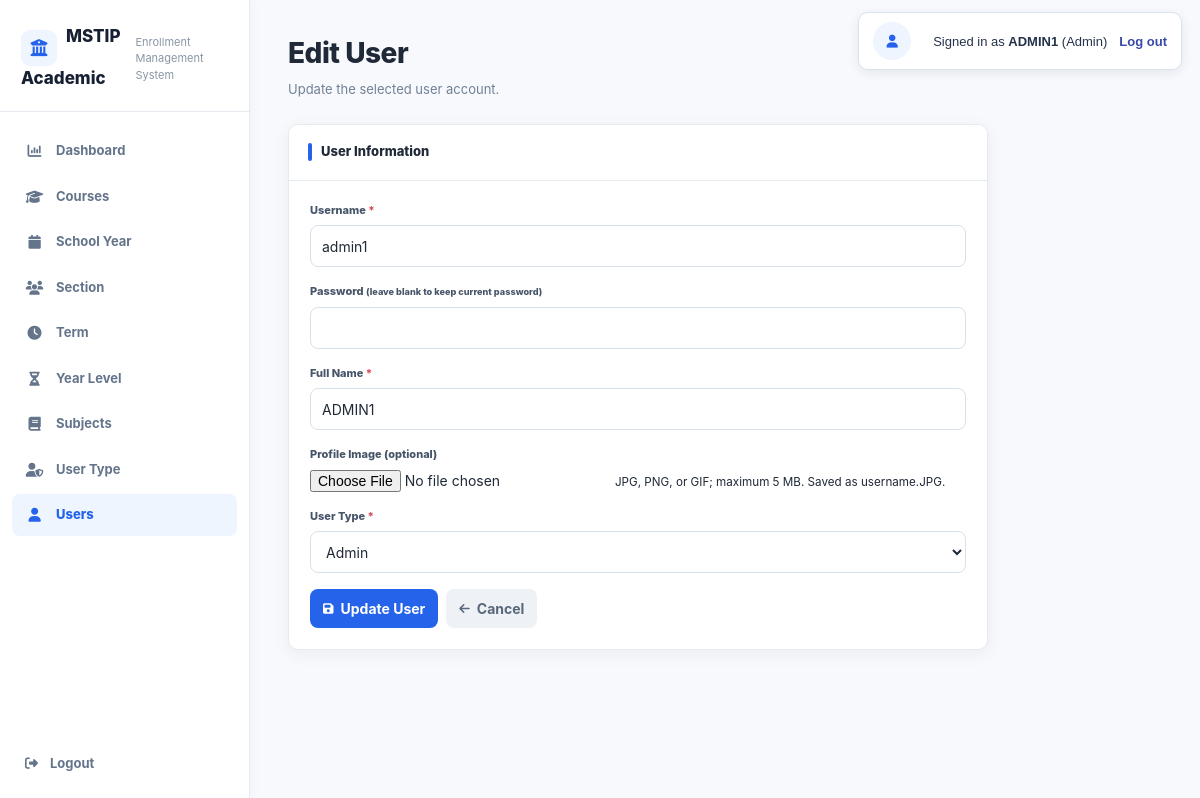
/users_edit.php?id=1 (signed in), run on the app's committed database.
### tables this page shows
CREATE TABLE `tbl_users` (
  `ID` int(11) NOT NULL,
  `username` varchar(255) NOT NULL,
  `password` varchar(255) NOT NULL,
  `Fullname` varchar(255) NOT NULL,
  `UsertypeID` int(11) DEFAULT NULL,
  `ImagePath` varchar(255) DEFAULT NULL
);

CREATE TABLE `tbl_usertype` (
  `ID` int(11) NOT NULL,
  `Usertype` varchar(255) NOT NULL
);

### users_edit.php (the view, shortened to what this page needs)
<?php
include 'db_connect.php';
$id = isset($_GET['id']) ? (int)$_GET['id'] : 0;
$is_edit = $id > 0;
$user = [
    'ID' => 0,
    'username' => '',
    'password' => '',
    'Fullname' => '',
    'UsertypeID' => '',
    'ImagePath' => ''
];
if ($is_edit) {
    $stmt = mysqli_prepare($conn, "SELECT ID, username, password, Fullname, UsertypeID, ImagePath FROM tbl_users WHERE ID = ?");
    mysqli_stmt_bind_param($stmt, "i", $id);
    mysqli_stmt_execute($stmt);
    $res = mysqli_stmt_get_result($stmt);
    $found = mysqli_fetch_assoc($res);
    $user = $found;
}
$types = mysqli_query($conn, "SELECT ID, Usertype FROM tbl_usertype ORDER BY Usertype ASC");
?>
<!DOCTYPE html>
<html lang="en">
<head>
    <link rel="stylesheet" href="app.css">
    <link rel="stylesheet" href="https://cdnjs.cloudflare.com/ajax/libs/font-awesome/6.5.1/css/all.min.css">
</head>
<body>
<?php include __DIR__ . "/session_banner.php"; ?>
<div class="wrapper">
    <aside class="sidebar">
        <div class="logo"><h2>MSTIP Academic</h2><p>Enrollment Management System</p></div>
        <nav class="menu">
            <a href="dashboard.php"><i class="fa-solid fa-chart-column"></i> Dashboard</a>
            <a href="course.php"><i class="fa-solid fa-graduation-cap"></i> Courses</a>
            <a href="schoolyear.php"><i class="fa-solid fa-calendar"></i> School Year</a>
            <a href="section.php"><i class="fa-solid fa-users"></i> Section</a>
            <a href="term.php"><i class="fa-solid fa-clock"></i> Term</a>
            <a href="yearlevel.php"><i class="fa-solid fa-hourglass-half"></i> Year Level</a>
            <a href="subjects.php"><i class="fa-solid fa-book"></i> Subjects</a>
            <a href="usertype.php"><i class="fa-solid fa-user-shield"></i> User Type</a>
            <a href="users.php" class="active"><i class="fa-solid fa-user"></i> Users</a>
        </nav>
        <a href="logout.php" class="logout-link"><i class="fa-solid fa-right-from-bracket"></i> Logout</a>
    </aside>
    <main class="main-content">
        <div class="page-header">
            <div><h1><?= $is_edit ? 'Edit User' : 'Add User'; ?></h1><p><?= $is_edit ? 'Update the selected user account.' : 'Create a new system user account.'; ?></p></div>
        </div>
        <div class="content-grid" style="grid-template-columns:minmax(0,700px);">
            <div class="card">
                <div class="card-header"><?= $is_edit ? 'User Information' : 'New User'; ?></div>
                <div class="card-body">
                    <form method="POST" enctype="multipart/form-data" autocomplete="off">
                        <div class="form-group">
                            <label for="username">Username <span>*</span></label>
                            <input type="text" id="username" name="username" maxlength="255" value="<?= htmlspecialchars($user['username']); ?>" required>
                        </div>
                        <div class="form-group">
                            <label for="password">Password <?= $is_edit ? '<small>(leave blank to keep current password)</small>' : '<span>*</span>'; ?></label>
                            <input type="password" id="password" name="password" <?= $is_edit ? '' : 'required'; ?> autocomplete="new-password">
                        </div>
                        <div class="form-group">
                            <label for="Fullname">Full Name <span>*</span></label>
                            <input type="text" id="Fullname" name="Fullname" maxlength="255" value="<?= htmlspecialchars($user['Fullname']); ?>" required>
                        </div>
                        <div class="form-group">
                            <label for="imageUpload">Profile Image <?= $is_edit ? '(optional)' : '<span>*</span>'; ?></label>
                            <input type="file" id="imageUpload" name="imageUpload" accept=".jpg,.jpeg,.png,.gif,image/jpeg,image/png,image/gif" <?= $is_edit ? '' : 'required'; ?>>
                            <small>JPG, PNG, or GIF; maximum 5 MB. Saved as username.JPG.</small>
                        </div>
                        <div class="form-group">
                            <label for="UsertypeID">User Type <span>*</span></label>
                            <select id="UsertypeID" name="UsertypeID" required>
                                <?php while ($type = mysqli_fetch_assoc($types)): ?>
                                    <option value="<?= (int)$type['ID']; ?>" <?= ((int)$user['UsertypeID'] === (int)$type['ID']) ? 'selected' : ''; ?>>
                                        <?= htmlspecialchars($type['Usertype']); ?>
                                    </option>
                                <?php endwhile; ?>
                            </select>
                        </div>
                        <div style="display:flex;gap:8px;">
                            <button type="submit" class="add-btn"><i class="fa-solid fa-floppy-disk"></i> <?= $is_edit ? 'Update User' : 'Save User'; ?></button>
                            <a href="users.php" class="clear-btn" style="text-decoration:none;"><i class="fa-solid fa-arrow-left"></i> Cancel</a>
                        </div>
                    </form>
                </div>
            </div>
        </div>
    </main>
</div>
</body>
</html>

### app.css (style rules this page uses)
:root { --blue:#2563eb; --blue-dark:#1d4ed8; --blue-soft:#eef5ff; --bg:#f7f9fc; --white:#fff; --text:#1f2937; --muted:#718096; --line:#e5eaf0; --green:#159570; --red:#d94b5b; --shadow:0 4px 18px rgba(31,41,55,.06); --radius:10px }
* { box-sizing:border-box }
html { scroll-behavior:smooth }
body { margin:0;background:var(--bg);color:var(--text);font-family:Inter,Segoe UI,Arial,sans-serif;font-size:14px;line-height:1.5 }
a { text-decoration:none;color:inherit }
button,input,select,textarea { font:inherit }
.wrapper,.portal-shell { min-height:100vh;display:flex }
.sidebar { position:fixed;inset:0 auto 0 0;width:250px;background:#fff;color:var(--text);display:flex;flex-direction:column;z-index:10;border-right:1px solid var(--line);box-shadow:2px 0 12px rgba(31,41,55,.03) }
.logo,.brand { padding:24px 21px 20px;border-bottom:1px solid var(--line);display:flex;align-items:center;gap:11px }
.logo h2,.brand-title { margin:0;font-size:17px;font-weight:800;color:#172033 }
.logo p,.brand-subtitle { margin:2px 0 0;color:#8a96a6;font-size:11px }
.logo h2:before { content:"\f19c";display:inline-grid;place-items:center;width:36px;height:36px;margin-right:9px;border-radius:9px;background:var(--blue-soft);font-family:"Font Awesome 6 Free";font-weight:900;color:var(--blue);vertical-align:-12px }
.menu { padding:18px 12px;display:flex;flex-direction:column;gap:4px;overflow:auto }
.menu a { display:flex;align-items:center;gap:12px;padding:11px 13px;border-radius:8px;color:#64748b;font-size:13px;font-weight:650;transition:.15s }
.menu a.active { background:var(--blue-soft);color:var(--blue);font-weight:800 }
.menu i { width:19px;text-align:center;font-size:14px }
.logout-link { margin:auto 12px 16px;padding:11px 13px;display:flex;align-items:center;gap:12px;border-radius:8px;color:#64748b;font-size:13px;font-weight:700 }
.main-content { width:calc(100% - 250px);margin-left:250px;min-height:100vh;padding:32px 38px 55px }
.page-header,.portal-header { max-width:1450px;margin:0 auto 24px;display:flex;justify-content:space-between;align-items:center;gap:20px }
.page-header h1,.portal-header h1 { margin:0;font-size:28px;font-weight:800;letter-spacing:-.5px }
.page-header p,.portal-header p { margin:6px 0 0;color:var(--muted);font-size:13px }
.content-grid { max-width:1450px;margin:auto;display:grid;grid-template-columns:300px minmax(0,1fr);gap:22px;align-items:start }
.card,.panel { background:#fff;border:1px solid var(--line);border-radius:var(--radius);box-shadow:var(--shadow);overflow:hidden }
.card-header,.panel-title { min-height:56px;padding:16px 19px;border-bottom:1px solid var(--line);display:flex;align-items:center;font-size:13px;font-weight:800;background:#fff }
.card-header:before,.panel-title:before { content:"";width:4px;height:18px;border-radius:3px;background:var(--blue);margin-right:9px }
.card-body { padding:21px }
.form-group { margin-bottom:16px }
.form-group label { display:block;margin-bottom:7px;color:#475569;font-size:11px;font-weight:800 }
.form-group label span { color:var(--red) }
input[type=text],input[type=number],input[type=date],input[type=email],input[type=password],select,textarea { width:100%;min-height:42px;padding:9px 11px;border:1px solid #d8e0ea;border-radius:8px;background:#fff;color:var(--text);outline:none;transition:.15s }
.add-btn,.search-btn,.edit-btn,.delete-btn,.clear-btn { border:0;border-radius:8px;padding:9px 13px;font-weight:750;cursor:pointer;display:inline-flex;align-items:center;gap:7px }
.add-btn,.search-btn { background:var(--blue);color:#fff }
.clear-btn { background:#eef1f5;color:#58677a }
.add-btn i,.edit-btn i,.delete-btn i,.clear-btn i,.search-btn i { font-size:12px }

### data on the page
tbl_users: username "admin1", Fullname "ADMIN1", UsertypeID "Admin"

### other printed values
$session_display_name "ADMIN1"
$session_role "Admin"
